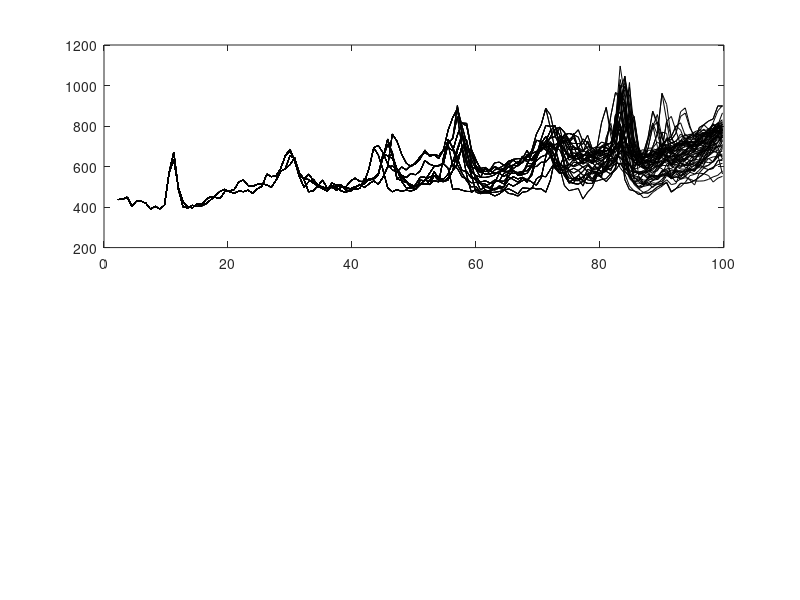

Write the MATLAB code that produced this figure. (Note: this script raises an error after producing the figure.)
%% Fig.1C (WT)
load('2021-07-20_cyano-03_6.mat')

figure;

subplot(2,1,1);
plot(T,Y,'k-');
hold on;
[pk,lk] = findpeaks((Y(:,9)),T(:,9),'MinPeakProminence',100);
plot(T(:,9),Y(:,9),'c-',lk,pk,'mo','LineWidth',2, 'MarkerSize',12);
nightmodeon(s,12,1);
xlabel('')
ylabel('P_{rpoD4}-EYFP (a.u.)','fontweight','bold')
ylim([400 1200])
xlim([24 96])
set(gca,'XTick',12*(0:20));
set(gca,'FontSize',12);
grid on;

subplot(2,1,2);
plot(T,L_smooth,'k-');
hold on
TF = islocalmin(L_smooth(:,9));
x = T(:,9);y = L_smooth(:,9);
plot(x,y,'c-',x(TF),y(TF),'mo','LineWidth',2, 'MarkerSize',12);
nightmodeon(s,12,1);
xlabel('Time in LL (h)','fontweight','bold')
ylabel('Cell length (\mum)','fontweight','bold')
ylim([2 10])
xlim([24 96])
set(gca,'XTick',12*(0:20));
set(gca,'FontSize',12);
grid on;



%% Fig.S1 (delkaiBC)
load('schnitzes-2021-07-20-V1_corrected.mat')
[Y_delkaiBC salt_delkaiBC] = schnitzTables(schnitz1{18,2},'MYs');
[L_delkaiBC salt_delkaiBC] = schnitzTables(schnitz1{18,2},'lengthMicrons_smooth');
[T_delkaiBC salt_delkaiBC] = schnitzTables(schnitz1{18,2},'hrst');

figure;

subplot(2,1,1);

plot(T_delkaiBC,Y_delkaiBC,'k-');
hold on;
[pk,lk] = findpeaks((Y_delkaiBC(:,15)),T_delkaiBC(:,15),'MinPeakProminence',100);
plot(T_delkaiBC(:,15),Y_delkaiBC(:,15),'r-',lk,pk,'yo','LineWidth',2, 'MarkerSize',8);

nightmodeon(schnitz1{18,2},12,1);
xlabel('')
ylabel('P_{rpoD4}-EYFP (a.u.)','fontweight','bold')
ylim([400 1200])
xlim([24 96])
set(gca,'XTick',12*(0:20));
set(gca,'FontSize',12);
grid on;

subplot(2,1,2);
%plotschnitzme(s,'hrst','lengthMicrons',[],'k-');
plot(T_delkaiBC,L_delkaiBC,'k-');
hold on
TF = islocalmin(L_delkaiBC(:,15));
x = T_delkaiBC(:,15);y = L_delkaiBC(:,15);
plot(x,y,'r-',x(TF),y(TF),'yo','LineWidth',2, 'MarkerSize',8);
% [pk,lk] = findpeaks((L_smooth(:,9)),T(:,9));
% plot(T(:,9),L_smooth(:,9),'c-',lk,pk,'mo','LineWidth',2, 'MarkerSize',8);
% hold on
% [pk,lk] = findpeaks((L_smooth(:,59)),T(:,59));
% plot(T(:,59),L_smooth(:,59),'m-',lk,pk,'mo','LineWidth',2, 'MarkerSize',8);
nightmodeon(schnitz1{18,2},12,1);
xlabel('Time in LL (h)','fontweight','bold')
ylabel('Cell length (\mum)','fontweight','bold')
ylim([2 10])
xlim([24 96])
set(gca,'XTick',12*(0:20));
set(gca,'FontSize',12);
grid on;


%% Fig.1D_WT PrpoD4-EYFP vs ToD
load('WT_ML_24_DT_data.mat')

%%%% Find individual traces of cells with complete cell cycles %%%%
T_wt = [];
T_wt_all = [];
Y_wt = [];
Y_wt_all = [];


for j = 2:length(s_ML)
    for i = 1:length(s_ML{j,2})
        if s_ML{j,2}(i).E ~= 0 && s_ML{j,2}(i).P ~= 0 % find cells with complete cell cycle
            A = s_ML{j,2}(i).E; % daughter1
            B = s_ML{j,2}(i).D; % daughter2
            t1 = [s_ML{j,2}(i).hrs-max(s_ML{j,2}(i).hrs),s_ML{j,2}(A).hrs-min(s_ML{j,2}(A).hrs)]; % adjust the time according to time of division
            y1 = [s_ML{j,2}(i).MYs_det,s_ML{j,2}(A).MYs_det];
            
            
            t2 = [s_ML{j,2}(i).hrs-max(s_ML{j,2}(i).hrs),s_ML{j,2}(B).hrs-min(s_ML{j,2}(B).hrs)];
            y2 = [s_ML{j,2}(i).MYs_det,s_ML{j,2}(B).MYs_det];
                   
           
            T_wt = catpad(2,T_wt,t1');
            T_wt = catpad(2,T_wt,t2');
            Y_wt = catpad(2,Y_wt,y1');
            Y_wt = catpad(2,Y_wt,y2');
            T_wt_all = cat(1,T_wt_all,t1');
            T_wt_all = cat(1,T_wt_all,t2');
            Y_wt_all = cat(1,Y_wt_all,y1');
            Y_wt_all = cat(1,Y_wt_all,y2');

        end
    end
end


%%%% Calculate mean trace from cells with complete cell cycles %%%%
xs = unique(T_wt_all);

yperx = cell(length(xs),1);
meanyperx = nan(1,length(yperx));
stdyperx = nan(1,length(yperx));
serrmeany = nan(1,length(yperx));


for j = 1:length(T_wt_all)
        whereinxs = find(xs == T_wt_all(j));
        yperx{whereinxs} = cat(1,yperx{whereinxs},Y_wt_all(j));
end


for i = 1:length(yperx)
    meanyperx(i) = mean(yperx{i});
    stdyperx(i) = std(yperx{i});
    serrmeany(i) = stdyperx(i)./sqrt(length(yperx{i}));
end


%%%% Make the plot %%%%`
figure;
plot(T_wt,Y_wt,'.-');
hold on;

curve1 = meanyperx + stdyperx;
curve2 = meanyperx - stdyperx;
x2 = [xs', fliplr(xs')];
inBetween = [curve1, fliplr(curve2)];
h = fill(x2, inBetween,'y','LineStyle','none');
h.Annotation.LegendInformation.IconDisplayStyle = 'off';
set(h,'facealpha',0.2)
hold on;

plot(xs,meanyperx,'y-','LineWidth',4)

title('WT')
xlabel('Time after cell division (h)','FontWeight','bold');
ylabel('P_{rpoD4}-EYFP (a.u.)','FontWeight','bold')
grid on;
xline(0,'k--','LineWidth',2)
xlim([-9,9]);
ylim([-200,600]);
set(gca,'XTick',3*(-40:40));
set(gca,'FontSize',14)

%saveas(gcf,['Fig5_2D'],'fig');saveas(gcf,['Fig5_2D'],'svg');

%% Fig.1E_delkaiBC PrpoD4-EYFP vs ToD
load('delkaiBC_ML_2475_DT_data.mat')

T_delkaiBC = [];
T_delkaiBC_all = [];
Y_delkaiBC = [];
Y_delkaiBC_all = [];
Ypol_delkaiBC = [];
Ypol_delkaiBC_all = [];

for j = 2:length(s_delkaiBC)
    for i = 1:length(s_delkaiBC{j,2})
        if s_delkaiBC{j,2}(i).E ~= 0 && s_delkaiBC{j,2}(i).P ~= 0
            A = s_delkaiBC{j,2}(i).E;
            B = s_delkaiBC{j,2}(i).D;
            t1 = [s_delkaiBC{j,2}(i).hrs-max(s_delkaiBC{j,2}(i).hrs),s_delkaiBC{j,2}(A).hrs-min(s_delkaiBC{j,2}(A).hrs)];
            y1 = [s_delkaiBC{j,2}(i).MYs_det,s_delkaiBC{j,2}(A).MYs_det];
            
            t2 = [s_delkaiBC{j,2}(i).hrs-max(s_delkaiBC{j,2}(i).hrs),s_delkaiBC{j,2}(B).hrs-min(s_delkaiBC{j,2}(B).hrs)];
            y2 = [s_delkaiBC{j,2}(i).MYs_det,s_delkaiBC{j,2}(B).MYs_det];       
           
            T_delkaiBC = catpad(2,T_delkaiBC,t1');
            T_delkaiBC = catpad(2,T_delkaiBC,t2');
            Y_delkaiBC = catpad(2,Y_delkaiBC,y1');
            Y_delkaiBC = catpad(2,Y_delkaiBC,y2');

            T_delkaiBC_all = cat(1,T_delkaiBC_all,t1');
            T_delkaiBC_all = cat(1,T_delkaiBC_all,t2');
            Y_delkaiBC_all = cat(1,Y_delkaiBC_all,y1');
            Y_delkaiBC_all = cat(1,Y_delkaiBC_all,y2');


        end
    end
end

xs = unique(T_delkaiBC_all);

yperx = cell(length(xs),1);
meanyperx = nan(1,length(yperx));
stdyperx = nan(1,length(yperx));
serrmeany = nan(1,length(yperx));


for j = 1:length(T_delkaiBC_all)
        whereinxs = find(xs == T_delkaiBC_all(j));
        yperx{whereinxs} = cat(1,yperx{whereinxs},Y_delkaiBC_all(j));
end


for i = 1:length(yperx)
    meanyperx(i) = mean(yperx{i});
    stdyperx(i) = std(yperx{i});
    serrmeany(i) = stdyperx(i)./sqrt(length(yperx{i}));
end



figure;
plot(T_delkaiBC,Y_delkaiBC,'.-');
hold on;

curve1 = meanyperx + stdyperx;
curve2 = meanyperx - stdyperx;
x2 = [xs', fliplr(xs')];
inBetween = [curve1, fliplr(curve2)];
h = fill(x2, inBetween,'y','LineStyle','none');
h.Annotation.LegendInformation.IconDisplayStyle = 'off';
set(h,'facealpha',0.2)
hold on;

plot(xs,meanyperx,'-','Color',[1,0.9,0],'LineWidth',4)


title('\it\DeltakaiBC')
xlabel('Time after cell division (h)','FontWeight','bold');
ylabel('P_{rpoD4}-EYFP (a.u.)','FontWeight','bold')
grid on;
xline(0,'k--','LineWidth',2)
xlim([-9,9]);
ylim([-200,600]);
set(gca,'XTick',3*(-40:40));
set(gca,'FontSize',14)

%saveas(gcf,['Fig5_2E'],'fig');saveas(gcf,['Fig5_2E'],'svg');